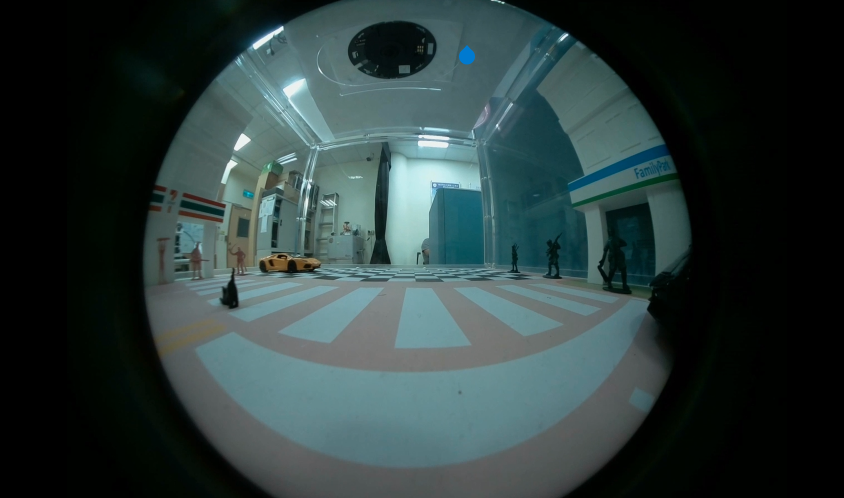
#> input picture fisheye1.png, 1688 x 996 px (shown at 1/2 size)
$ python surf.py
#> lines starting #> are read from the running program, lines starting #| are printed output that depends on the picture
import cv2
import matplotlib.pyplot as plt
import numpy as np

image1 = cv2.imread('./fisheye1.png')
#> image1 is the input picture: shape (996, 1688, 3); mean B, G, R 59.1, 59.6, 44
training_image = cv2.cvtColor(image1, cv2.COLOR_BGR2RGB)
training_gray = cv2.cvtColor(training_image, cv2.COLOR_RGB2GRAY)
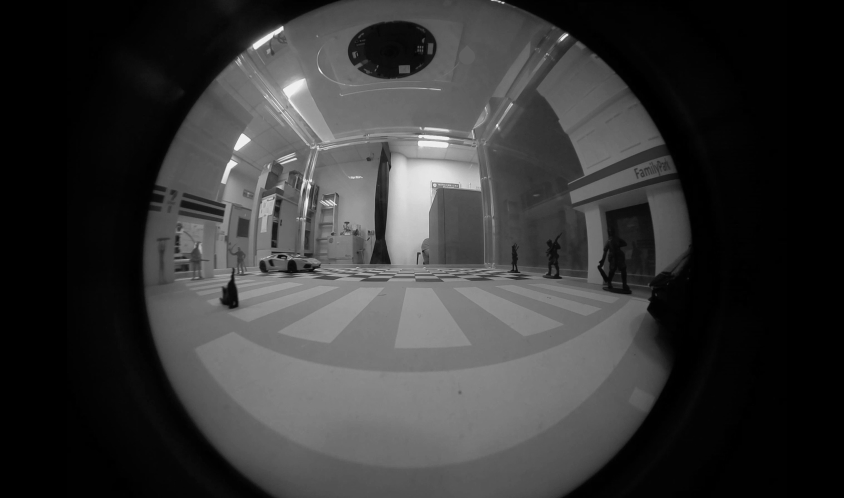
#> training_gray: shape (996, 1688) (shown at 1/2 size); min 0, max 246, mean 54.9

test_image = cv2.pyrDown(training_image)
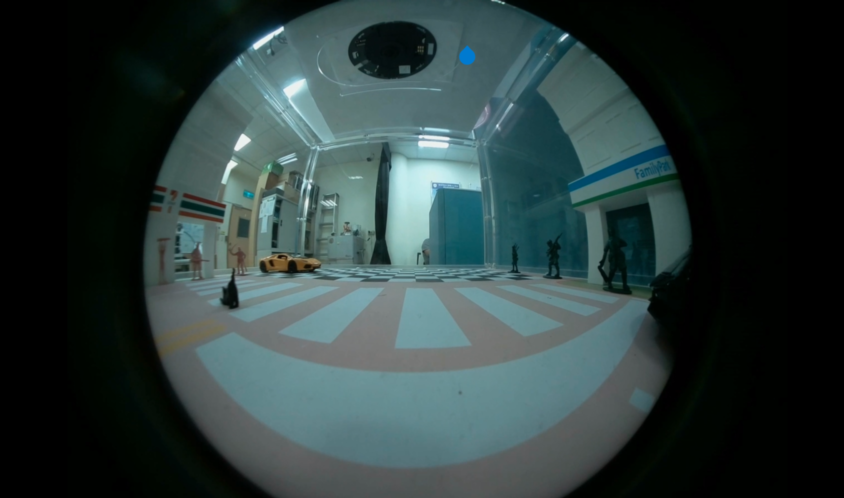
#> test_image: shape (498, 844, 3); mean R, G, B 44, 59.6, 59.1
test_image = cv2.pyrDown(test_image)
#> test_image: shape (249, 422, 3)
num_rows, num_cols = test_image.shape[:2]
#> num_rows = 249; num_cols = 422

rotation_matrix = cv2.getRotationMatrix2D((num_cols/2, num_rows/2), 30, 1)
test_image = cv2.warpAffine(test_image, rotation_matrix, (num_cols, num_rows))
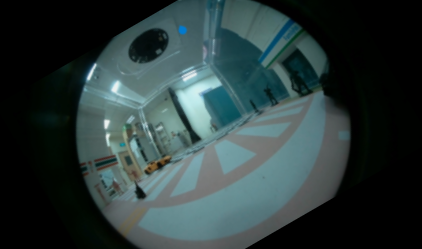
#> test_image: shape (249, 422, 3); mean R, G, B 42.9, 58, 57.8
test_gray = cv2.cvtColor(test_image, cv2.COLOR_RGB2GRAY)
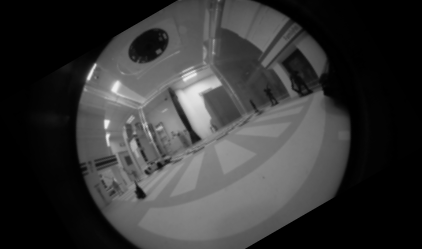
#> test_gray: shape (249, 422); min 0, max 238, mean 53.5
fx, plots = plt.subplots(1, 2, figsize=(20,10))
plots[0].set_title("Training Image")
plots[0].imshow(training_image)
plots[1].set_title("Testing Image2")
plots[1].imshow(test_image)
#> (the run stopped early here; a loop or call above may not have finished)
